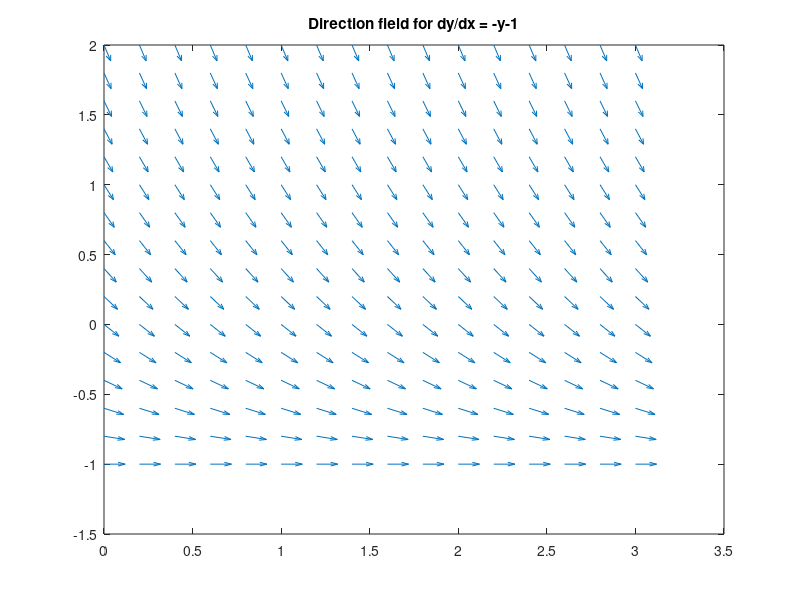

MATLAB code to generate this figure: (Note: this script raises an error after producing the figure.)
%direction field for dy/dx=-y-1
[T, Y] = meshgrid(0:0.2:3, -1:0.2:2);
S = (-Y - 1);
L = sqrt(1 + S.^2);
figure(1)
quiver(T, Y, 1./L, S./L, 0.45)
%axis tight; xlabel('t'), ylabel('y')
title('Direction field for dy/dx = -y-1')

%solving dy/dx=-y-1 by Euler's method
f=@(x,y) (-y-1);
[X,Y]=euler(f,0,1,30,0.1);
x=0;
h=1/10;

disp(sprintf('Euler method'));
for i=0:10
  y=2*exp(-x)-1;
  disp(sprintf('i=%d: %3.5f, y=%3.15f, error: %15.15f',i,x,Y(i+1),Y(i+1)-y));
  x=x+h;
end
figure(2)
plot(X,Y,'r')
title('Euler method (red), exact solution (blue) of dy/dx=-y-1')
hold on 
Z=2*exp(-X)-1;
plot(X,Z,'b')
hold off
figure(3)
plot(X,Y-Z)
title('Global errors of Euler method for solving dy/dx=-y-1')


%solving dy/dx=-y-1 by Runge-Kutta of order 4 method
disp(sprintf('Runge-Kutta method of order 4'));
[X,Y]=RK4_eng(f,0,1,30,0.1);
x=0;
h=1/10;
for i=0:10
  y=2*exp(-x)-1;
  disp(sprintf('i=%d: %3.5f, y=%3.15f, error: %15.15f',i,x,Y(i+1),Y(i+1)-y));
  x=x+h;
end
figure(4)
plot(X,Y,'r')
title('RK4 method (red), exact solution (blue) of dy/dx=-y-1')
hold on 
Z=2*exp(-X)-1;
plot(X,Z,'b')
hold off
figure(5)
plot(X,Y-Z)
title('Global errors of RK4 method for solving dy/dx=-y-1')



